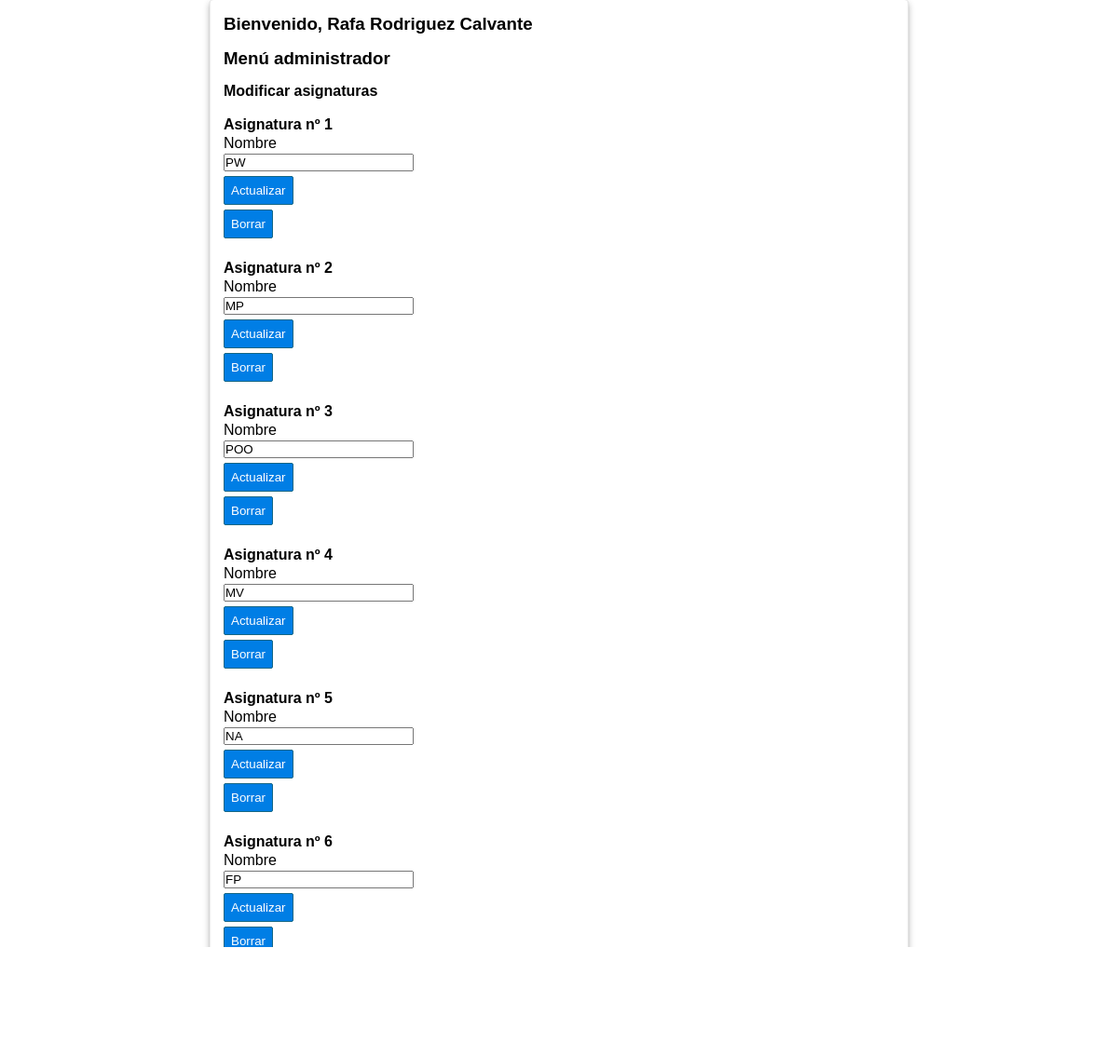
Screenshot of /admin_files/subject_modify.php (signed in) with the database file from the repository.
### tables this page shows
CREATE TABLE subjects 
( subjectid int unsigned NOT NULL auto_increment, 
name varchar(25) NOT NULL, 
degreeid int unsigned NOT NULL,
coordinatorid int unsigned NOT NULL,
PRIMARY KEY (subjectid),
FOREIGN KEY (degreeid) REFERENCES degrees(degreeid)
);

### admin_files/subject_modify.php (the view, shortened to what this page needs)
<!DOCTYPE html>
<html lang="en">
<head>
    <link rel="stylesheet" href="../assets/css/style.css">
</head>
<body>
<?php require_once '../includes/connection.php'; ?>
<?php if($_SESSION['user']['rol'] == 'admin'): ?>
    <div id="register" class="bloque fondo">
    <h3> Bienvenido, <?= $_SESSION['user']['name'] . ' ' . $_SESSION['user']['surname'] ?> </h3>
    <h3>Menú administrador</h3>
        <h4> Modificar asignaturas</h4>
        <br>
        <?php
            $sql = "SELECT * FROM subjects";
            $result = mysqli_query($db,$sql);
            if($result && mysqli_num_rows($result) >= 1){
                $counter = 1;
                $html = "";
                while($subject = mysqli_fetch_assoc($result)){
                    $id = $subject['subjectid'];
                    $name = $subject['name'];
                    $errors = isset($_SESSION['errors']) ? $_SESSION['errors'] : '';
                    $html .= "
                        <form action='update_subject.php' method='POST'>
                            <h4>Asignatura nº $counter</h4>
                            <label for='nombre'>Nombre</label>
                            <input style='width: 200px;
                            type='text' name='nombre' value='$name'>
                            <?php echo isset($errors) ? mostrarError($errors,'nombre') : '' ?>
                            <label for='id'></label>
                            <input type='hidden' name='id' value='$id' required>
                            <input type='submit' value='Actualizar'>
                        </form>
                        <form action='delete_subject.php' method='POST'>
                            <label for='id'></label>
                            <input type='hidden' name='id' value='$id' required>
                            <input type='submit' value='Borrar'>
                        </form>
                        <br>";
                     $counter++;
                }
                $html .= "";
                echo $html;
            }else{
                $_SESSION['error_login'] = 'Login incorrecto....';
            }
        ?>
        <br>
        <a class="boton boton-verde" href="../admin.php">Volver</a>
    </div>
<?php else: ?>
    <?php header('Location: ../index.php'); ?>
<?php endif; ?>
</body>
</html>

### assets/css/style.css (style rules this page uses)
* { margin: 0px; padding: 0px; font-family: sans-serif, Helvetica, Arial; text-decoration: none; }
.bloque { display:block; width: 60%; margin: 0px auto; margin-bottom: 35px; background: white; padding: 15px; border-radius: 4px; box-shadow: 0px 0px 1px rgba(0,0,0,0.3), 0px 3px 7px rgba(0,0,0,0.3), 0px 0px 1px #FFFFFF inset, 0px -3px 2px rgba(0,0,0,0.25) inset; }
.fondo::after { content: ""; background: url(../img/libros.jpg); opacity: 0.5; top: 0; left: 0; bottom: 0; right: 0; position: fixed; z-index: -1; }
.bloque h3 { margin-bottom: 15px; }
label, input[type="text"], input[type="email"], input[type="password"] { display: block; width: 200px; margin-top:2px; margin-bottom: 2px; }
input[type="button"], input[type="submit"], .boton { margin-top: 5px; margin-bottom: 5px; display: block; border-radius: 2px; color:white; background: #007ee5; border: 1px solid #156785; cursor:pointer; padding: 7px; }
.boton { color:white !important; text-align: center; width: 170px; }
.boton-verde { background: #21b921; border-color: green; }

### rows the page displays
subjects: nombre "PW"
subjects: nombre "MP"
subjects: nombre "POO"
subjects: nombre "MV"
subjects: nombre "NA"
subjects: nombre "FP"

### other values shown
$_SESSION['user']['name'] "Rafa"
$_SESSION['user']['surname'] "Rodriguez Calvante"
